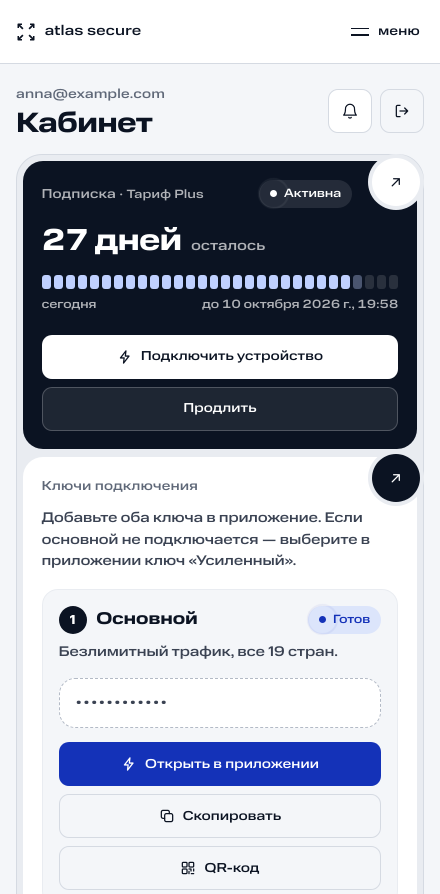
#> input picture design/blender/iphone-screens/dash-440.png, 880 x 1788 px (shown at 1/2 size)
$ python hero_post.py iphone-screens/dash-440.png out
#> lines starting #> are read from the running program, lines starting #| are printed output that depends on the picture
"""Кадр первого экрана → WebP для сайта.

    python design/blender/hero_post.py <hero.png> public/media/hero

Из прозрачного PNG (hero_build.py) делает два файла с прозрачностью:
`stage-860.webp` и `stage-1720.webp` — под ширину показа (не больше
860 CSS px) и её же удвоение для плотных экранов. Прозрачность оставлена намеренно: прежний постер ноутбука
лежал на белом и подмешивался к странице через `mix-blend-mode: multiply`,
из-за чего края темнели на любом фоне, кроме чистого белого.

Кадр обрезается по непрозрачным точкам с небольшим полем: тень —
часть изображения, её обрезать нельзя, а пустые поля вокруг съедают
разрешение.
"""
import sys, os
from PIL import Image

src = sys.argv[1]
out_dir = sys.argv[2] if len(sys.argv) > 2 else "public/media/hero"
os.makedirs(out_dir, exist_ok=True)

im = Image.open(src).convert("RGBA")

# ── Снять «плиту» под кадром ──────────────────────────────────────
# Ловец тени отдаёт слабую непрозрачность по ВСЕМУ кадру (рассеянный
# свет, отражения), а не только там, где лежит тень: у трети пикселей
# alpha 1–7. На белой странице это читается как серый прямоугольник со
# швом по краю картинки — владелец 18.09.2026: «этот фон просто ужас».
# Поэтому нижние значения гасим, средние плавно поднимаем, а настоящую
# тень (alpha ≥ HIGH) не трогаем.
LOW, HIGH = 10, 46
lut = [0 if v <= LOW else (round(v * (v - LOW) / (HIGH - LOW)) if v < HIGH else v) for v in range(256)]
im.putalpha(im.getchannel("A").point(lut))
alpha = im.getchannel("A")
#> alpha: PIL image 880x1788 L; every value is 255

# Плита уже снята выше, поэтому обрезаем по НИЗКОМУ порогу: всё, что
# осталось ненулевым, — настоящая тень, и резать её краем кадра нельзя
# (иначе у картинки появляется прямая серая грань там, где тень
# оборвалась).
mask = alpha.point(lambda v: 255 if v > 2 else 0)
box = mask.getbbox() or (0, 0, im.width, im.height)
#> box = (0, 0, 880, 1788)
pad = round(im.width * 0.02)
#> pad = 18
box = (
    max(0, box[0] - pad),
    max(0, box[1] - pad),
    min(im.width, box[2] + pad),
    min(im.height, box[3] + pad),
)
im = im.crop(box)
print("crop", box, "->", im.size)
#| crop (0, 0, 880, 1788) -> (880, 1788)

# ── Растворить нижний край ────────────────────────────────────────
# Тень на полу уходит к камере и доходит до нижнего края кадра: даже
# после чистки там остаётся alpha ~20, а это прямая серая линия поперёк
# картинки («резкий переход с рендеров», владелец 18.09.2026). Поднять
# камеру нельзя — пол всегда доходит до низа кадра, поэтому последние
# проценты высоты гасим ступенчатой лесенкой: тень просто растворяется.
FEATHER = 0.09
rows = max(1, round(im.height * FEATHER))
#> rows = 161
alpha = im.getchannel("A")
for i in range(rows):
    y = im.height - rows + i
    k = 1.0 - (i + 1) / rows
    line = alpha.crop((0, y, im.width, y + 1)).point(lambda v, k=k: int(v * k))
    alpha.paste(line, (0, y))
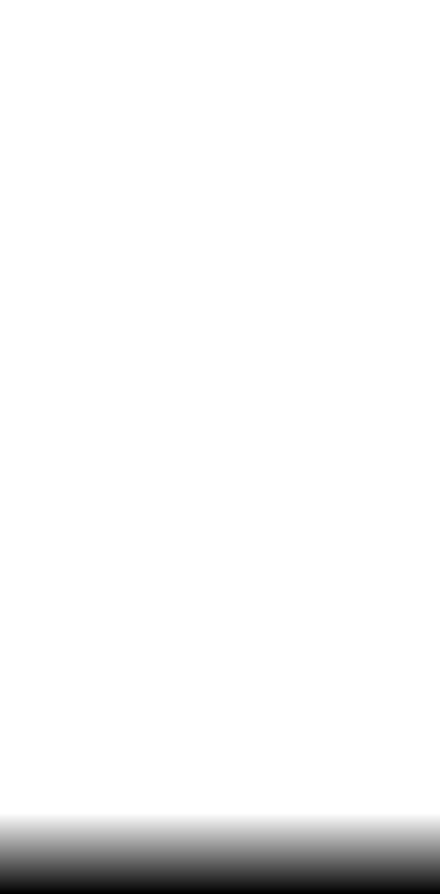
#> alpha: PIL image 880x1788 L (shown at 1/2 size); min 0, max 255, mean 243.4
im.putalpha(alpha)

# ВЕРСИЯ В ИМЕНИ ОБЯЗАТЕЛЬНА. Статика из public/ отдаётся с
# `cache-control: max-age=604800`: перезаписав файл под тем же именем,
# мы оставляем читателю прежнюю картинку на неделю — так владелец
# 18.09.2026 ещё раз увидел серую плиту, которой на сервере уже не
# было. Перерендерили кадр — поднимите VERSION и поправьте srcset в
# components/vps/Home.tsx.
VERSION = "v3"

# Имена и размеры постоянные: на них ссылается srcset первого экрана.
# Обрезка зависит от кадра и может оказаться чуть уже 1720 — тогда
# картинка немного растягивается, это незаметно и лучше, чем менять
# разметку под каждый рендер.
for width, limit_kb, quality in ((1720, 260, 88), (860, 110, 86)):
    h = round(im.height * width / im.width)
    dst = os.path.join(out_dir, f"stage-{width}.{VERSION}.webp")
    q = quality
    while True:
        im.resize((width, h), Image.LANCZOS).save(dst, "WEBP", quality=q, method=6)
        kb = os.path.getsize(dst) / 1024
        if kb <= limit_kb or q <= 62:
            break
        q -= 4
    print(f"{dst} {width}x{h} q={q} {kb:.0f} KB")
#> this loop made 2 passes
#> pass 1, `im.resize((width, h), Image.LANCZOS).save(dst, "WEBP", quality=q, meth..`:
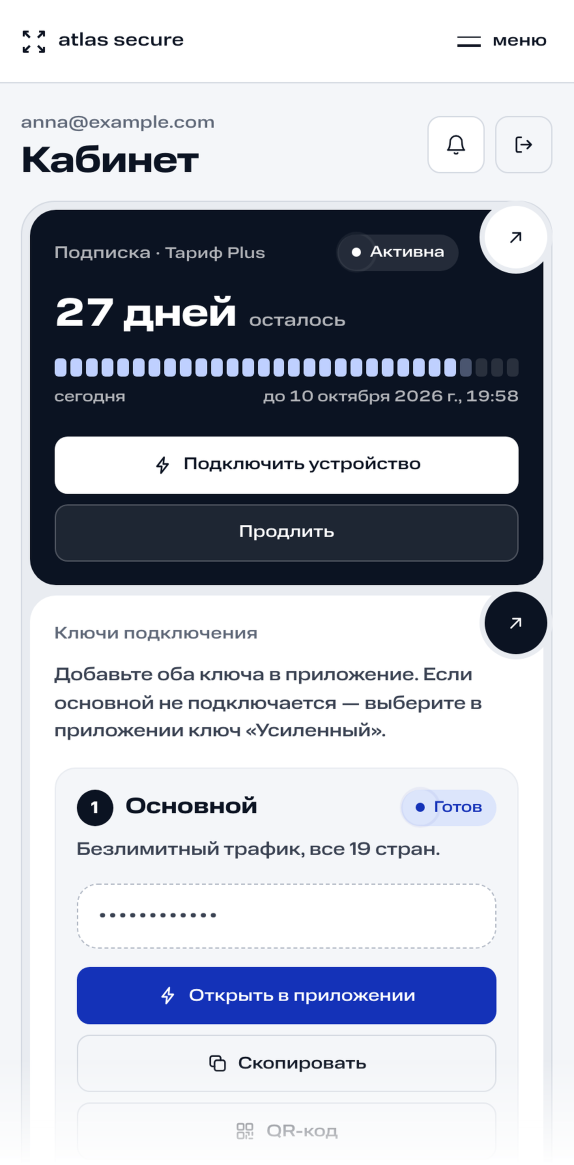
#> saved as stage-1720.v3.webp: PIL image 1720x3495 RGBA (shown at 1/3 size); mean R, G, B, A 180, 184.1, 194.3, 243.4; transparent parts drawn white
#> pass 2, `im.resize((width, h), Image.LANCZOS).save(dst, "WEBP", quality=q, meth..`:
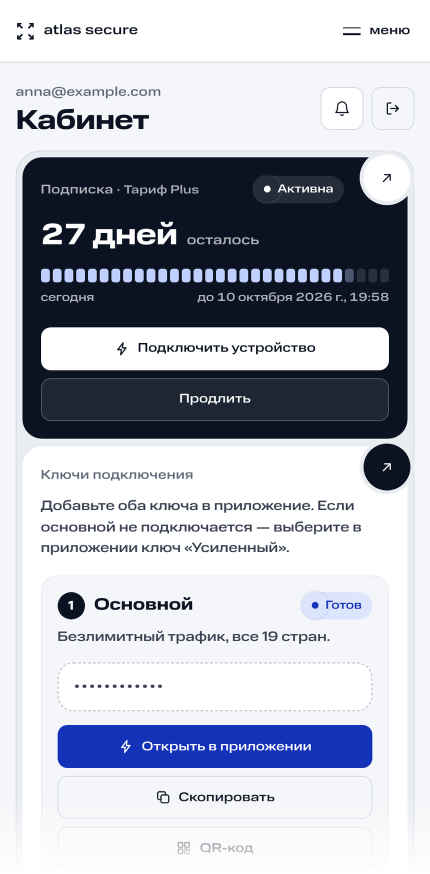
#> saved as stage-860.v3.webp: PIL image 860x1747 RGBA (shown at 1/2 size); mean R, G, B, A 180.1, 184.1, 194.3, 243.4; transparent parts drawn white
